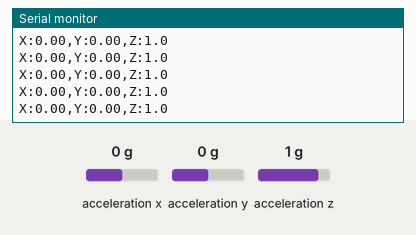
This sketch was run on a simulated Arduino Nano 33 BLE. On the bench: the last lines printed to the serial monitor. The inputs (shaded band) are chosen by the test bench; at power-on: acceleration x 0 g, acceleration y 0 g, acceleration z 1 g. Nothing arrives over Bluetooth unless stated; a phone connects over Bluetooth LE 3 s after start.

Above: at 3.9 s.
4.0 s: acceleration x set to -1.4 g
At 4.02 s:
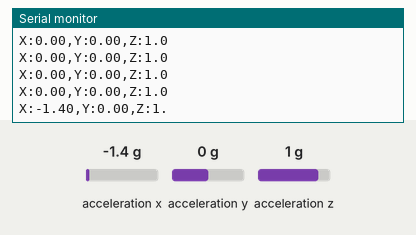
5.5 s: acceleration y set to -1.4 g
At 5.54 s:
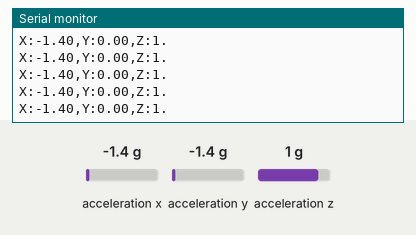
7.0 s: acceleration z set to -1.4 g
At 7.07 s:
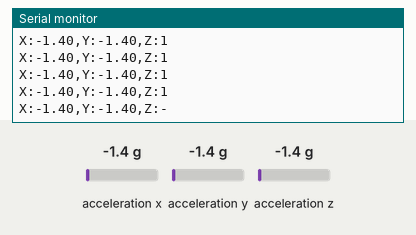

The sketch:

Bluetooth_Connection_Test.ino
```cpp
#include <ArduinoBLE.h>
#include <Arduino_BMI270_BMM150.h> // Library for the onboard BMI270 sensor

// BLE Service and Characteristic UUIDs
BLEService accelService("19B10000-E8F2-537E-4F6C-D104768A1214");
BLECharacteristic accelChar("19B10001-E8F2-537E-4F6C-D104768A1214", BLERead | BLENotify, 20);

void setup() {
  Serial.begin(9600);
  while (!Serial);

  // Initialize IMU
  if (!IMU.begin()) {
    Serial.println("Failed to initialize IMU!");
    while (1);
  }

  // Initialize BLE
  if (!BLE.begin()) {
    Serial.println("Failed to initialize BLE!");
    while (1);
  }

  // Configure BLE
  BLE.setLocalName("Nano33BLE_Accel");
  BLE.setAdvertisedService(accelService);
  accelService.addCharacteristic(accelChar);
  BLE.addService(accelService);

  BLE.advertise();
  Serial.println("BLE device is now advertising...");
}

void loop() {
  // Wait for a central device to connect
  BLEDevice central = BLE.central();

  if (central) {
    Serial.print("Connected to central device: ");
    Serial.println(central.address());

    while (central.connected()) {
      // Collect acceleration data and send over BLE
      float x, y, z;

      if (IMU.accelerationAvailable()) {
        IMU.readAcceleration(x, y, z);

        char dataBuffer[20];
        snprintf(dataBuffer, sizeof(dataBuffer), "X:%.2f,Y:%.2f,Z:%.2f", x, y, z);
        accelChar.writeValue(dataBuffer);

        Serial.println(dataBuffer);
        delay(100); // Adjust the update frequency as needed
      }
    }

    Serial.println("Disconnected from central device.");
  }
}
```

Measured:
- after the input at 4.0 s, the serial monitor: prints a new line at once (image 1)
- after the input at 7.0 s, the serial monitor: prints a new line after 0.06 s (image 3)
